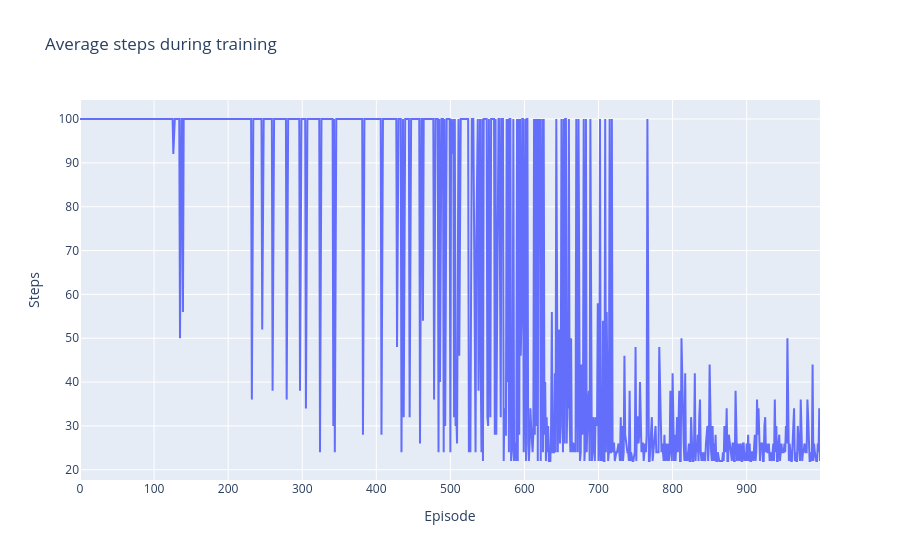
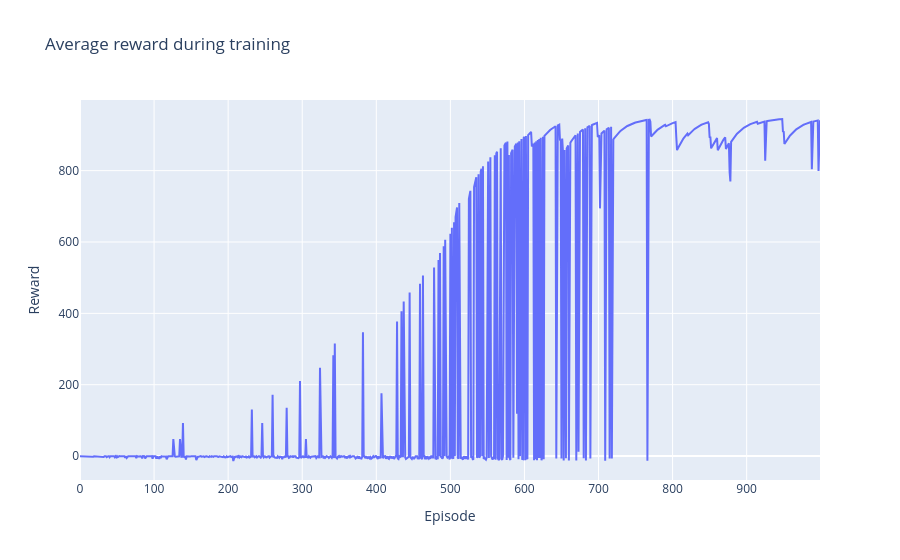

Notebook cell for these charts, in order:
### Code cell
state = (9, 9, 9, 5, 9, 8, 0, 9, 8, 0, 1)
state = (4, 4, 5, 5, 6, 6, 0, 9, 9, 0, 0)
# state = (9, 9, 9, 5, 9, 7, 0, 9, 7, 0, 1)
state = (7, 5, 5, 5, 2, 5, 0, 9, 9, 0, 0)
run_for_state(state)

### Figure 1 — Plotly figure (JSON) as saved in the notebook; plotly's stock layout.template omitted (floating-point values rounded to 4 significant figures; data arrays with more than 128 entries replaced by an {"elided": "..."} marker saying what was removed)
{"data": [{"y": {"elided": "1000 int values"}, "type": "scatter"}], "layout": {"title": {"text": "Average steps during training"}, "xaxis": {"title": {"text": "Episode"}}, "yaxis": {"title": {"text": "Steps"}}}}

### Figure 2 — Plotly figure (JSON) as saved in the notebook; plotly's stock layout.template omitted (floating-point values rounded to 4 significant figures; data arrays with more than 128 entries replaced by an {"elided": "..."} marker saying what was removed)
{"data": [{"y": {"elided": "1000 float values"}, "type": "scatter"}], "layout": {"title": {"text": "Average reward during training"}, "xaxis": {"title": {"text": "Episode"}}, "yaxis": {"title": {"text": "Reward"}}}}
